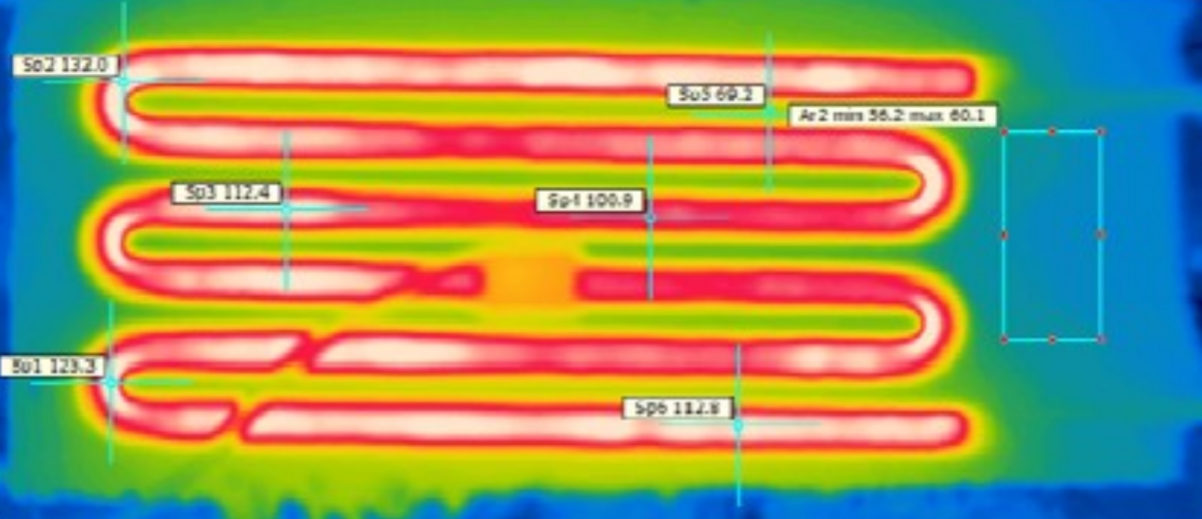
//> input picture ref/termo_ref.png, 1202 x 519 px
$ ./test_clahe   (built with g++ and OpenCV 4)
//> lines starting //> are read from the running program, lines starting //| are printed output that depends on the picture
//> further down, img is the input picture: 519 rows x 1202 cols, CV_8UC3; mean B, G, R 94.6, 150.1, 150.2
#include <opencv2/opencv.hpp>
#include <iostream>
#include <vector>

using namespace std;
using namespace cv;

// Apply CLAHE to an image
Mat applyCLAHE(const Mat& img, double clipLimit = 2.0, Size tileGridSize = Size(8, 8)) {
//> called with clipLimit = 2, tileGridSize = Size(8, 8)
    Mat lab_img, clahe_img;
    cvtColor(img, lab_img, COLOR_BGR2Lab);
//> lab_img: 519 rows x 1202 cols, CV_8UC3; mean of channels 0, 1, 2 166.4, 130.6, 156.7

    vector<Mat> lab_planes;
    split(lab_img, lab_planes);

    Ptr<CLAHE> clahe = createCLAHE(clipLimit, tileGridSize);
    clahe->apply(lab_planes[0], lab_planes[0]);

    merge(lab_planes, lab_img);
//> lab_img: 519 rows x 1202 cols, CV_8UC3; mean of channels 0, 1, 2 143.9, 130.6, 156.7
    cvtColor(lab_img, clahe_img, COLOR_Lab2BGR);

    return clahe_img;
}

// Apply CLAHE to each channel separately
void applyCLAHEtoChannels(const Mat& img, vector<Mat>& clahe_channels) {
    vector<Mat> channels(3);
    split(img, channels);

    Ptr<CLAHE> clahe = createCLAHE(2.0, Size(8, 8));
    for (int i = 0; i < 3; ++i) {
        clahe->apply(channels[i], clahe_channels[i]);
    }
}

int main() {
    Mat img = imread("/home/angelika/Desktop/8_term/R_D/ref/termo_ref.png");
    if (img.empty()) {
        cout << "Could not read the image!" << endl;
        return 1;
    }

    // Convert to grayscale and apply CLAHE
    Mat gray_img, clahe_gray_img;
    cvtColor(img, gray_img, COLOR_BGR2GRAY);
    Ptr<CLAHE> clahe = createCLAHE(2.0, Size(8, 8));
    clahe->apply(gray_img, clahe_gray_img);

    // Convert grayscale CLAHE result to BGR for consistent concatenation
    Mat clahe_gray_bgr;
    cvtColor(clahe_gray_img, clahe_gray_bgr, COLOR_GRAY2BGR);

    // Apply CLAHE to original image
    Mat clahe_img = applyCLAHE(img);

    // Apply CLAHE to individual channels
    vector<Mat> clahe_channels(3);
    applyCLAHEtoChannels(img, clahe_channels);

    // Merge CLAHE-adjusted channels into one image
    Mat merged_clahe_img;
    merge(clahe_channels, merged_clahe_img);

    // Resize all images to the same size for visualization
    Size displaySize(400, 400);
    resize(img, img, displaySize);
//> img: 400 rows x 400 cols, CV_8UC3
    resize(clahe_img, clahe_img, displaySize);
//> clahe_img: 400 rows x 400 cols, CV_8UC3
    resize(merged_clahe_img, merged_clahe_img, displaySize);
//> merged_clahe_img: 400 rows x 400 cols, CV_8UC3
    resize(clahe_channels[0], clahe_channels[0], displaySize);
//> clahe_channels[0]: 400 rows x 400 cols, CV_8UC1
    resize(clahe_channels[1], clahe_channels[1], displaySize);
//> clahe_channels[1]: 400 rows x 400 cols, CV_8UC1
    resize(clahe_channels[2], clahe_channels[2], displaySize);
//> clahe_channels[2]: 400 rows x 400 cols, CV_8UC1
    resize(clahe_gray_bgr, clahe_gray_bgr, displaySize);
//> clahe_gray_bgr: 400 rows x 400 cols, CV_8UC3

    // Create blank images for padding
    Mat blank_image = Mat::zeros(displaySize, CV_8UC3);

    // Add labels to each image
    putText(img, "Original Image", Point(10, 30), FONT_HERSHEY_SIMPLEX, 1, Scalar(255, 255, 255), 2);
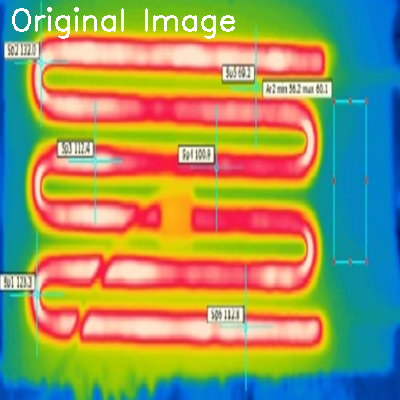
//> img: 400 rows x 400 cols, CV_8UC3; mean B, G, R 96.8, 150.7, 151.5
    putText(clahe_img, "CLAHE on Original", Point(10, 30), FONT_HERSHEY_SIMPLEX, 1, Scalar(255, 255, 255), 2);
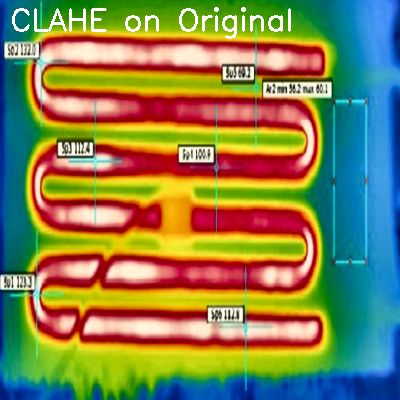
//> clahe_img: 400 rows x 400 cols, CV_8UC3; mean B, G, R 78.6, 129.3, 131.4
    putText(merged_clahe_img, "Merged CLAHE Channels", Point(10, 30), FONT_HERSHEY_SIMPLEX, 1, Scalar(255, 255, 255), 2);
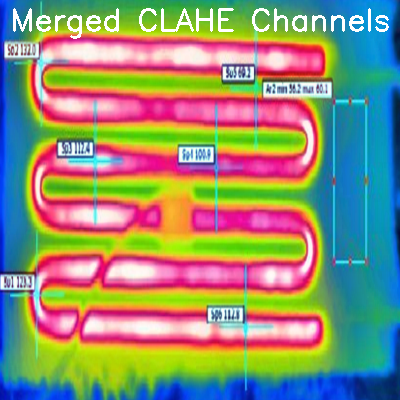
//> merged_clahe_img: 400 rows x 400 cols, CV_8UC3; mean B, G, R 117.2, 143.5, 143.2
    putText(clahe_channels[0], "CLAHE on Blue Channel", Point(10, 30), FONT_HERSHEY_SIMPLEX, 1, Scalar(255, 255, 255), 2);
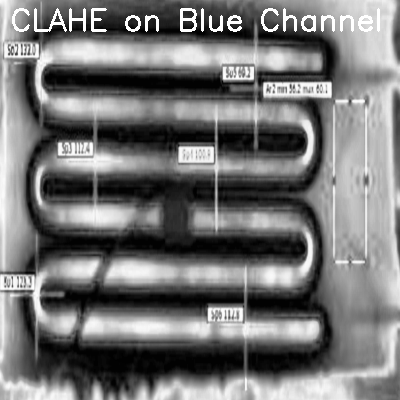
//> clahe_channels[0]: 400 rows x 400 cols, CV_8UC1; min 1, max 255, mean 117
    putText(clahe_channels[1], "CLAHE on Green Channel", Point(10, 30), FONT_HERSHEY_SIMPLEX, 1, Scalar(255, 255, 255), 2);
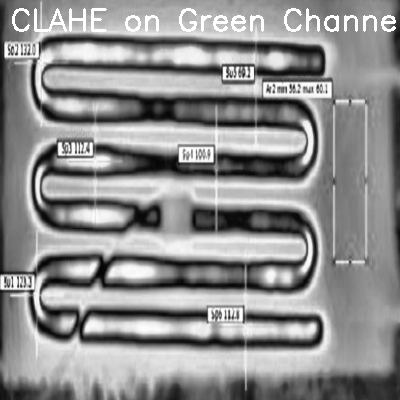
//> clahe_channels[1]: 400 rows x 400 cols, CV_8UC1; min 4, max 255, mean 143.4
    putText(clahe_channels[2], "CLAHE on Red Channel", Point(10, 30), FONT_HERSHEY_SIMPLEX, 1, Scalar(255, 255, 255), 2);
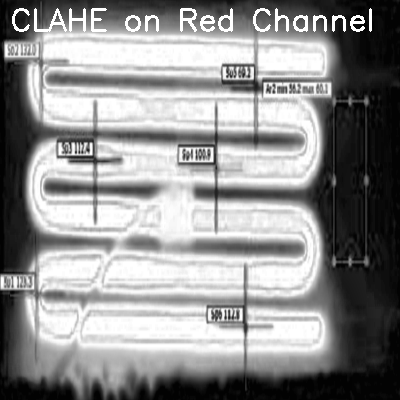
//> clahe_channels[2]: 400 rows x 400 cols, CV_8UC1; min 2, max 255, mean 142.9
    //putText(clahe_gray_bgr, "CLAHE on Grayscale", Point(10, 30), FONT_HERSHEY_SIMPLEX, 1, Scalar(255, 255, 255), 2);

    // Combine all images into one for comparison
    Mat top_row = Mat::ones(displaySize, CV_8UC3) * 255;
    Mat middle_row = Mat::ones(displaySize, CV_8UC3) * 255;
    Mat combined_image = Mat::ones(displaySize, CV_8UC3) * 255;
    hconcat(vector<Mat>{img, clahe_img, merged_clahe_img}, top_row);
    hconcat(vector<Mat>{clahe_channels[0], clahe_channels[1], clahe_channels[2]}, middle_row);
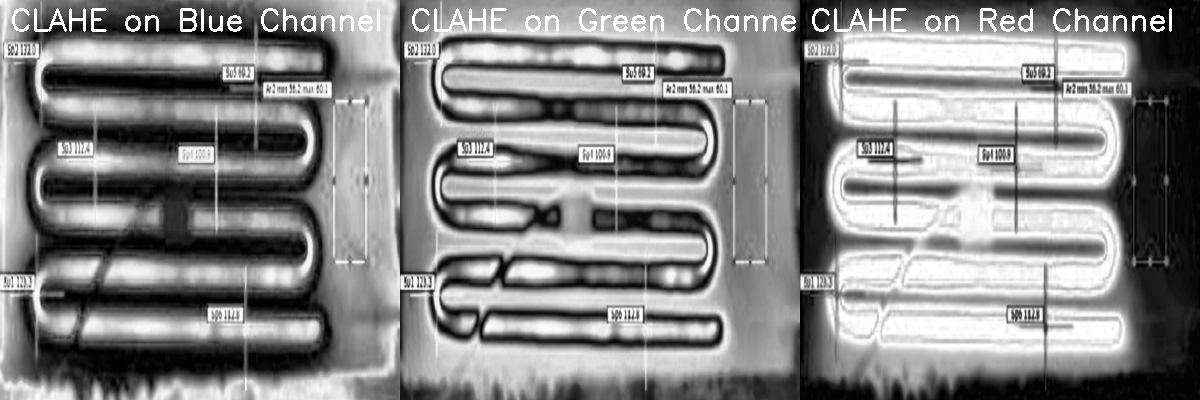
//> middle_row: 400 rows x 1200 cols, CV_8UC1; min 1, max 255, mean 134.4
    //hconcat(vector<Mat>{blank_image, clahe_gray_bgr, blank_image}, bottom_row);
    //vconcat(vector<Mat>{top_row, middle_row, bottom_row}, combined_image);

    // Display and save combined result
    //imshow("CLAHE Comparison", combined_image);
    imwrite("/home/angelika/Desktop/8_term/R_D/top.png", top_row);
    imwrite("/home/angelika/Desktop/8_term/R_D/middle.png", middle_row);
    imwrite("/home/angelika/Desktop/8_term/R_D/clahe_gray.png", clahe_gray_img);
    imwrite("/home/angelika/Desktop/8_term/R_D/clahe_gray_1.png", clahe_gray_img);

    waitKey(0);
    return 0;
}

$ run again, with ref/reference.png copied over ref/termo_ref.png
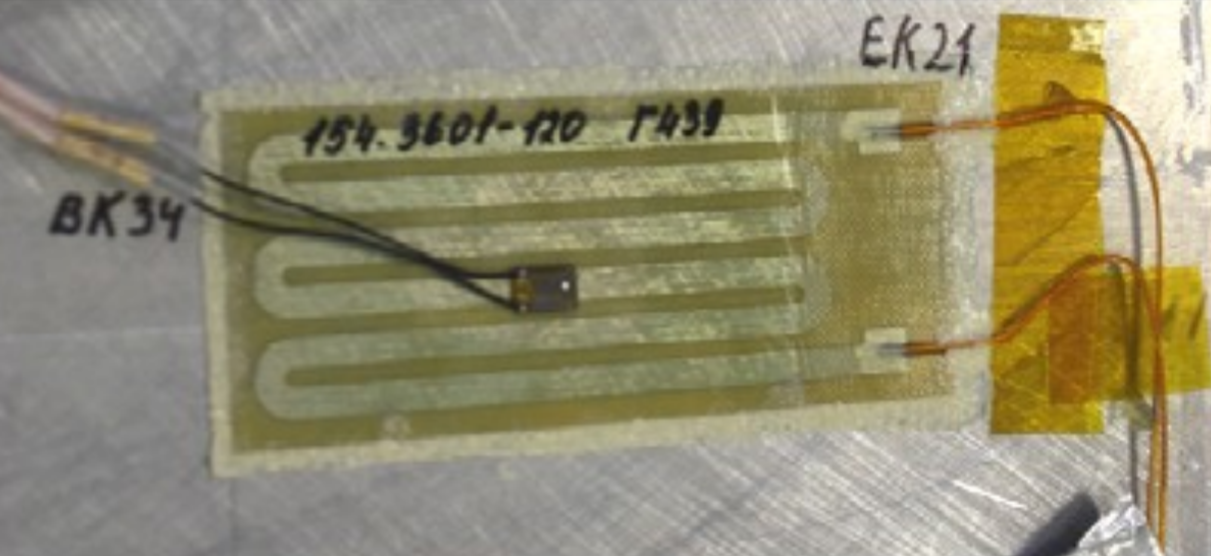
//> input picture ref/reference.png, 1211 x 556 px
//> img is the input picture: 556 rows x 1211 cols, CV_8UC3; mean B, G, R 112.8, 141.4, 147.2
//> `putText(clahe_channels[2], "CLAHE on Red Channel", Point(10, 30), FONT..`:
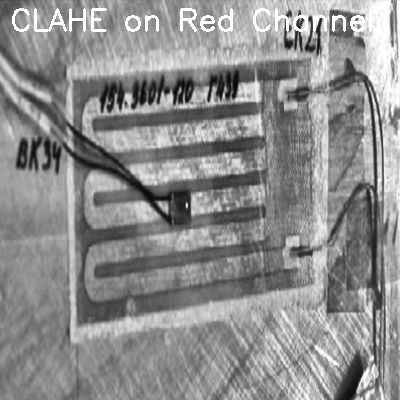
//> clahe_channels[2]: 400 rows x 400 cols, CV_8UC1; min 8, max 255, mean 141.5
//> `hconcat(vector<Mat>{clahe_channels[0], clahe_channels[1], clahe_channe..`:
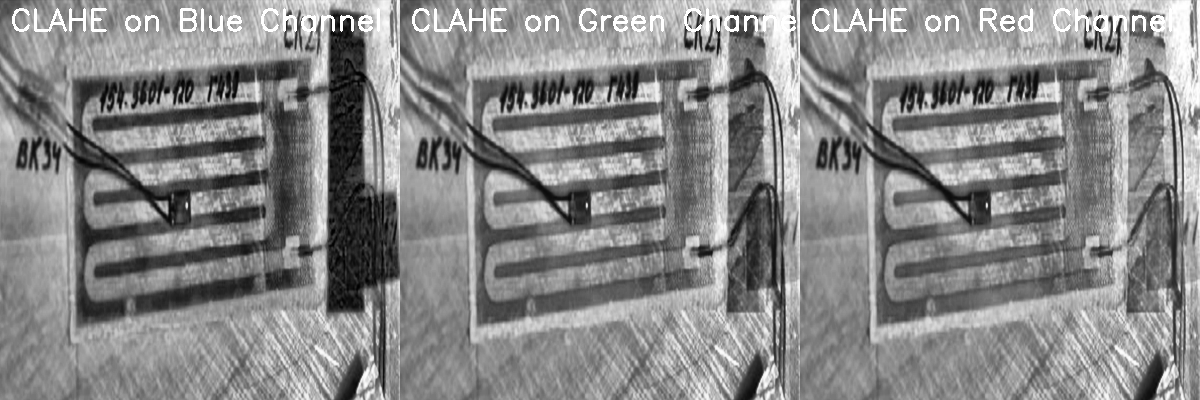
//> middle_row: 400 rows x 1200 cols, CV_8UC1; min 0, max 255, mean 135.6
